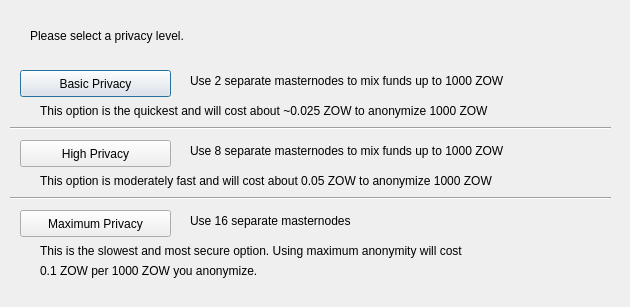
<?xml version="1.0" encoding="UTF-8"?>
<ui version="4.0">
 <class>DarksendConfig</class>
 <widget class="QDialog" name="DarksendConfig">
  <property name="geometry">
   <rect>
    <x>0</x>
    <y>0</y>
    <width>630</width>
    <height>307</height>
   </rect>
  </property>
  <property name="windowTitle">
   <string>Configure PrivateSend</string>
  </property>
  <widget class="QPushButton" name="buttonBasic">
   <property name="geometry">
    <rect>
     <x>20</x>
     <y>70</y>
     <width>151</width>
     <height>27</height>
    </rect>
   </property>
   <property name="text">
    <string>Basic Privacy</string>
   </property>
  </widget>
  <widget class="QPushButton" name="buttonHigh">
   <property name="geometry">
    <rect>
     <x>20</x>
     <y>140</y>
     <width>151</width>
     <height>27</height>
    </rect>
   </property>
   <property name="text">
    <string>High Privacy</string>
   </property>
  </widget>
  <widget class="QPushButton" name="buttonMax">
   <property name="geometry">
    <rect>
     <x>20</x>
     <y>210</y>
     <width>151</width>
     <height>27</height>
    </rect>
   </property>
   <property name="text">
    <string>Maximum Privacy</string>
   </property>
  </widget>
  <widget class="QLabel" name="label">
   <property name="geometry">
    <rect>
     <x>30</x>
     <y>20</y>
     <width>571</width>
     <height>31</height>
    </rect>
   </property>
   <property name="text">
    <string>Please select a privacy level.</string>
   </property>
  </widget>
  <widget class="QLabel" name="label_2">
   <property name="geometry">
    <rect>
     <x>190</x>
     <y>70</y>
     <width>421</width>
     <height>21</height>
    </rect>
   </property>
   <property name="text">
    <string>Use 2 separate masternodes to mix funds up to 1000 ZOW</string>
   </property>
  </widget>
  <widget class="QLabel" name="label_3">
   <property name="geometry">
    <rect>
     <x>190</x>
     <y>140</y>
     <width>411</width>
     <height>21</height>
    </rect>
   </property>
   <property name="text">
    <string>Use 8 separate masternodes to mix funds up to 1000 ZOW</string>
   </property>
  </widget>
  <widget class="QLabel" name="label_4">
   <property name="geometry">
    <rect>
     <x>190</x>
     <y>210</y>
     <width>421</width>
     <height>21</height>
    </rect>
   </property>
   <property name="text">
    <string>Use 16 separate masternodes</string>
   </property>
  </widget>
  <widget class="QLabel" name="label_6">
   <property name="geometry">
    <rect>
     <x>40</x>
     <y>100</y>
     <width>561</width>
     <height>21</height>
    </rect>
   </property>
   <property name="text">
    <string>This option is the quickest and will cost about ~0.025 ZOW to anonymize 1000 ZOW</string>
   </property>
  </widget>
  <widget class="QLabel" name="label_7">
   <property name="geometry">
    <rect>
     <x>40</x>
     <y>170</y>
     <width>561</width>
     <height>21</height>
    </rect>
   </property>
   <property name="text">
    <string>This option is moderately fast and will cost about 0.05 ZOW to anonymize 1000 ZOW</string>
   </property>
  </widget>
  <widget class="QLabel" name="label_8">
   <property name="geometry">
    <rect>
     <x>40</x>
     <y>240</y>
     <width>561</width>
     <height>21</height>
    </rect>
   </property>
   <property name="text">
    <string>This is the slowest and most secure option. Using maximum anonymity will cost</string>
   </property>
  </widget>
  <widget class="QLabel" name="label_9">
   <property name="geometry">
    <rect>
     <x>40</x>
     <y>260</y>
     <width>561</width>
     <height>21</height>
    </rect>
   </property>
   <property name="text">
    <string>0.1 ZOW per 1000 ZOW you anonymize.</string>
   </property>
  </widget>
  <widget class="Line" name="line">
   <property name="geometry">
    <rect>
     <x>10</x>
     <y>120</y>
     <width>601</width>
     <height>16</height>
    </rect>
   </property>
   <property name="orientation">
    <enum>Qt::Horizontal</enum>
   </property>
  </widget>
  <widget class="Line" name="line_2">
   <property name="geometry">
    <rect>
     <x>10</x>
     <y>190</y>
     <width>601</width>
     <height>16</height>
    </rect>
   </property>
   <property name="orientation">
    <enum>Qt::Horizontal</enum>
   </property>
  </widget>
 </widget>
 <resources/>
 <connections/>
</ui>
